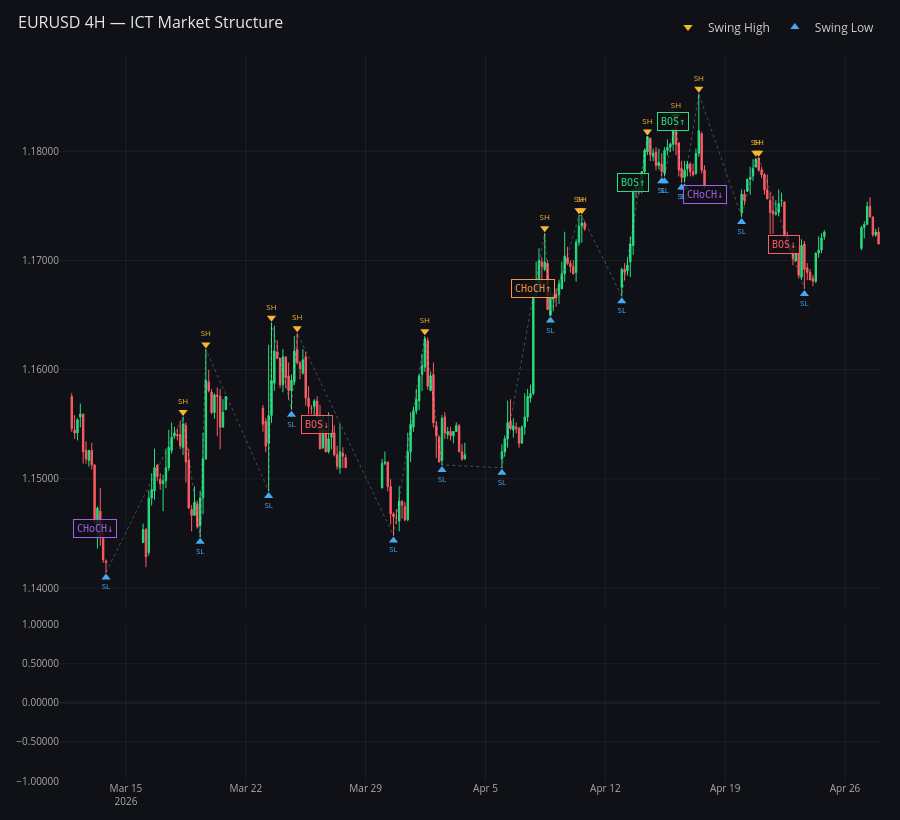

Here is the notebook cell this chart was saved with:
### Markdown cell above
## 6 · 4H chart
Higher-timeframe context for confluence.

### Code cell
raw_4h = yf.download('EURUSD=X', period='120d', interval='4h', auto_adjust=True)
df_4h = raw_4h.copy()
if isinstance(df_4h.columns, pd.MultiIndex):
    df_4h.columns = df_4h.columns.get_level_values(0).str.lower()
else:
    df_4h.columns = df_4h.columns.str.lower()
df_4h.index = pd.to_datetime(df_4h.index)
df_4h = df_4h.dropna()

ms_4h = MarketStructure(df_4h, swing_lookback=5)
ms_4h.plot(
    last_n=200,
    title='EURUSD 4H — ICT Market Structure',
    height=820,
).show()

### Figure 1 — Plotly figure (JSON) as saved in the notebook; plotly's stock layout.template omitted (floating-point values rounded to 4 significant figures; data arrays with more than 128 entries replaced by an {"elided": "..."} marker saying what was removed)
{"data": [{"close": {"elided": "200 float values"}, "decreasing": {"fillcolor": "#FC5C65", "line": {"color": "#FC5C65"}}, "high": {"elided": "200 float values"}, "increasing": {"fillcolor": "#26DE81", "line": {"color": "#26DE81"}}, "line": {"width": 1}, "low": {"elided": "200 float values"}, "name": "OHLC", "open": {"elided": "200 float values"}, "showlegend": false, "type": "candlestick", "whiskerwidth": 0.3, "x": {"elided": "200 str values"}, "xaxis": "x", "yaxis": "y"}, {"line": {"color": "rgba(255,255,255,0.25)", "dash": "dot", "width": 1}, "mode": "lines", "name": "Structure", "showlegend": false, "type": "scatter", "x": ["2026-03-13T20:00:00+00:00", "2026-03-18T08:00:00+00:00", "2026-03-19T08:00:00+00:00", "2026-03-19T16:00:00+00:00", "2026-03-23T08:00:00+00:00", "2026-03-23T12:00:00+00:00", "2026-03-24T16:00:00+00:00", "2026-03-25T00:00:00+00:00", "2026-03-30T15:00:00+00:00", "2026-04-01T11:00:00+00:00", "2026-04-02T11:00:00+00:00", "2026-04-05T23:00:00+00:00", "2026-04-08T11:00:00+00:00", "2026-04-08T19:00:00+00:00", "2026-04-10T11:00:00+00:00", "2026-04-10T15:00:00+00:00", "2026-04-12T23:00:00+00:00", "2026-04-14T11:00:00+00:00", "2026-04-15T07:00:00+00:00", "2026-04-15T11:00:00+00:00", "2026-04-16T03:00:00+00:00", "2026-04-16T11:00:00+00:00", "2026-04-16T15:00:00+00:00", "2026-04-17T11:00:00+00:00", "2026-04-19T23:00:00+00:00", "2026-04-20T19:00:00+00:00", "2026-04-20T23:00:00+00:00", "2026-04-23T15:00:00+00:00"], "xaxis": "x", "y": [1.141, 1.156, 1.145, 1.162, 1.149, 1.164, 1.156, 1.163, 1.145, 1.163, 1.151, 1.151, 1.172, 1.165, 1.174, 1.174, 1.167, 1.181, 1.178, 1.178, 1.183, 1.177, 1.177, 1.185, 1.174, 1.179, 1.179, 1.167], "yaxis": "y"}, {"customdata": [1.156, 1.162, 1.164, 1.163, 1.163, 1.172, 1.174, 1.174, 1.181, 1.183, 1.185, 1.179, 1.179], "hovertemplate": "<b>Swing High</b><br>%{x}<br>%{customdata:.5f}<extra></extra>", "marker": {"color": "#F7B731", "size": 8, "symbol": "triangle-down"}, "mode": "markers+text", "name": "Swing High", "showlegend": true, "text": ["SH", "SH", "SH", "SH", "SH", "SH", "SH", "SH", "SH", "SH", "SH", "SH", "SH"], "textfont": {"color": "#F7B731", "size": 8}, "textposition": "top center", "type": "scatter", "x": ["2026-03-18T08:00:00+00:00", "2026-03-19T16:00:00+00:00", "2026-03-23T12:00:00+00:00", "2026-03-25T00:00:00+00:00", "2026-04-01T11:00:00+00:00", "2026-04-08T11:00:00+00:00", "2026-04-10T11:00:00+00:00", "2026-04-10T15:00:00+00:00", "2026-04-14T11:00:00+00:00", "2026-04-16T03:00:00+00:00", "2026-04-17T11:00:00+00:00", "2026-04-20T19:00:00+00:00", "2026-04-20T23:00:00+00:00"], "xaxis": "x", "y": [1.156, 1.162, 1.165, 1.164, 1.164, 1.173, 1.175, 1.175, 1.182, 1.183, 1.186, 1.18, 1.18], "yaxis": "y"}, {"customdata": [1.141, 1.145, 1.149, 1.156, 1.145, 1.151, 1.151, 1.165, 1.167, 1.178, 1.178, 1.177, 1.177, 1.174, 1.167], "hovertemplate": "<b>Swing Low</b><br>%{x}<br>%{customdata:.5f}<extra></extra>", "marker": {"color": "#45AAF2", "size": 8, "symbol": "triangle-up"}, "mode": "markers+text", "name": "Swing Low", "showlegend": true, "text": ["SL", "SL", "SL", "SL", "SL", "SL", "SL", "SL", "SL", "SL", "SL", "SL", "SL", "SL", "SL"], "textfont": {"color": "#45AAF2", "size": 8}, "textposition": "bottom center", "type": "scatter", "x": ["2026-03-13T20:00:00+00:00", "2026-03-19T08:00:00+00:00", "2026-03-23T08:00:00+00:00", "2026-03-24T16:00:00+00:00", "2026-03-30T15:00:00+00:00", "2026-04-02T11:00:00+00:00", "2026-04-05T23:00:00+00:00", "2026-04-08T19:00:00+00:00", "2026-04-12T23:00:00+00:00", "2026-04-15T07:00:00+00:00", "2026-04-15T11:00:00+00:00", "2026-04-16T11:00:00+00:00", "2026-04-16T15:00:00+00:00", "2026-04-19T23:00:00+00:00", "2026-04-23T15:00:00+00:00"], "xaxis": "x", "y": [1.141, 1.144, 1.148, 1.156, 1.144, 1.151, 1.151, 1.164, 1.166, 1.177, 1.177, 1.177, 1.177, 1.174, 1.167], "yaxis": "y"}, {"marker": {"color": {"elided": "200 str values"}, "line": {"width": 0}}, "name": "Volume", "opacity": 0.6, "showlegend": false, "type": "bar", "x": {"elided": "200 str values"}, "xaxis": "x2", "y": {"elided": "200 int values"}, "yaxis": "y2"}], "layout": {"annotations": [{"bgcolor": "rgba(15,17,23,0.82)", "bordercolor": "#A55EEA", "borderpad": 3, "borderwidth": 1, "font": {"color": "#A55EEA", "family": "monospace", "size": 10}, "showarrow": false, "text": "CHoCH↓", "x": "2026-03-13T04:00:00+00:00", "xref": "x", "y": 1.145, "yref": "y"}, {"bgcolor": "rgba(15,17,23,0.82)", "bordercolor": "#FC5C65", "borderpad": 3, "borderwidth": 1, "font": {"color": "#FC5C65", "family": "monospace", "size": 10}, "showarrow": false, "text": "BOS↓", "x": "2026-03-26T04:00:00+00:00", "xref": "x", "y": 1.155, "yref": "y"}, {"bgcolor": "rgba(15,17,23,0.82)", "bordercolor": "#FD9644", "borderpad": 3, "borderwidth": 1, "font": {"color": "#FD9644", "family": "monospace", "size": 10}, "showarrow": false, "text": "CHoCH↑", "x": "2026-04-07T19:00:00+00:00", "xref": "x", "y": 1.167, "yref": "y"}, {"bgcolor": "rgba(15,17,23,0.82)", "bordercolor": "#26DE81", "borderpad": 3, "borderwidth": 1, "font": {"color": "#26DE81", "family": "monospace", "size": 10}, "showarrow": false, "text": "BOS↑", "x": "2026-04-13T15:00:00+00:00", "xref": "x", "y": 1.177, "yref": "y"}, {"bgcolor": "rgba(15,17,23,0.82)", "bordercolor": "#26DE81", "borderpad": 3, "borderwidth": 1, "font": {"color": "#26DE81", "family": "monospace", "size": 10}, "showarrow": false, "text": "BOS↑", "x": "2026-04-15T23:00:00+00:00", "xref": "x", "y": 1.183, "yref": "y"}, {"bgcolor": "rgba(15,17,23,0.82)", "bordercolor": "#A55EEA", "borderpad": 3, "borderwidth": 1, "font": {"color": "#A55EEA", "family": "monospace", "size": 10}, "showarrow": false, "text": "CHoCH↓", "x": "2026-04-17T19:00:00+00:00", "xref": "x", "y": 1.176, "yref": "y"}, {"bgcolor": "rgba(15,17,23,0.82)", "bordercolor": "#FC5C65", "borderpad": 3, "borderwidth": 1, "font": {"color": "#FC5C65", "family": "monospace", "size": 10}, "showarrow": false, "text": "BOS↓", "x": "2026-04-22T11:00:00+00:00", "xref": "x", "y": 1.171, "yref": "y"}], "height": 820, "hoverlabel": {"bgcolor": "#1A1D2E", "bordercolor": "#333", "font": {"color": "#E8E8E8"}}, "hovermode": "x unified", "legend": {"font": {"color": "#CCC"}, "orientation": "h", "x": 1, "xanchor": "right", "y": 1.02, "yanchor": "bottom"}, "margin": {"b": 20, "l": 60, "r": 20, "t": 48}, "paper_bgcolor": "#0F1117", "plot_bgcolor": "#0F1117", "title": {"font": {"color": "#E8E8E8", "size": 16}, "text": "EURUSD 4H — ICT Market Structure", "x": 0.02}, "xaxis": {"anchor": "y", "domain": [0, 1], "gridcolor": "rgba(255,255,255,0.06)", "matches": "x2", "rangeslider": {"visible": false}, "showspikes": true, "showticklabels": false, "spikecolor": "#555", "spikethickness": 1, "tickfont": {"color": "#AAA", "size": 10}, "title": {"font": {"color": "#888"}}, "zerolinecolor": "rgba(255,255,255,0.06)"}, "xaxis2": {"anchor": "y2", "domain": [0, 1], "gridcolor": "rgba(255,255,255,0.06)", "showspikes": true, "spikecolor": "#555", "spikethickness": 1, "tickfont": {"color": "#AAA", "size": 10}, "title": {"font": {"color": "#888"}}, "zerolinecolor": "rgba(255,255,255,0.06)"}, "yaxis": {"anchor": "x", "domain": [0.2356, 1], "gridcolor": "rgba(255,255,255,0.06)", "showspikes": true, "spikecolor": "#555", "spikethickness": 1, "tickfont": {"color": "#AAA", "size": 10}, "tickformat": ".5f", "title": {"font": {"color": "#888"}}, "zerolinecolor": "rgba(255,255,255,0.06)"}, "yaxis2": {"anchor": "x2", "domain": [0, 0.2156], "gridcolor": "rgba(255,255,255,0.06)", "showspikes": true, "spikecolor": "#555", "spikethickness": 1, "tickfont": {"color": "#AAA", "size": 10}, "tickformat": ".5f", "title": {"font": {"color": "#888"}}, "zerolinecolor": "rgba(255,255,255,0.06)"}}}
